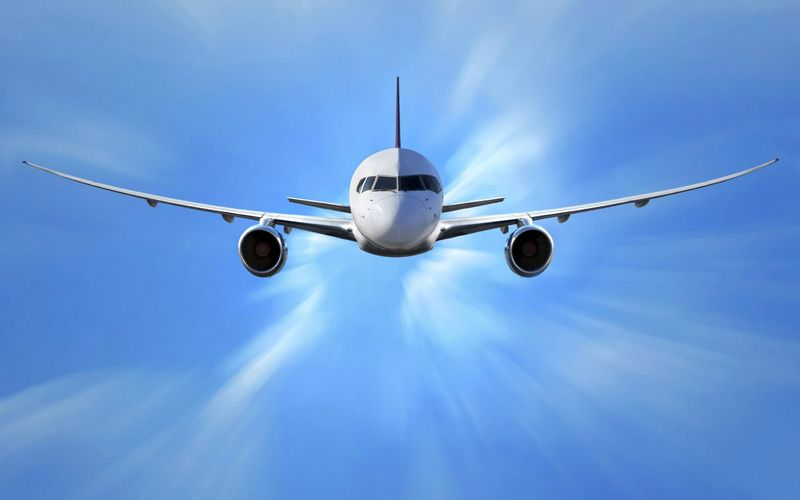
//> input picture Pictures/Start.jpg, 800 x 500 px
$ ./cvtest-mouse-merge   (built with g++ and OpenCV 4)
//> lines starting //> are read from the running program, lines starting //| are printed output that depends on the picture
#include <iostream>
#include <opencv.hpp>
#include <string>
#include <vector>

using namespace std;
using namespace cv;


int main()
{
	void onMouse(int event, int x, int y, int type, void *param);
	int cvAdd4cMat_q(cv::Mat &dst, cv::Mat &scr, double scale);
	Mat temp;
	Mat start = imread("Start.jpg");
//> start is the input picture: 500 rows x 800 cols, CV_8UC3; mean B, G, R 219.2, 157.3, 107.5
	Mat plane = imread("灰色飞机1.png", -1);//参数-1为读取四个通道
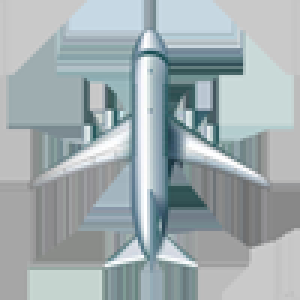
//> input picture Pictures/灰色飞机1.png, 100 x 100 px (shown 3 times larger)
//> plane is the input picture: 100 rows x 100 cols, CV_8UC4; mean B, G, R, A 176, 172.9, 161.6, 44
	Mat imageROI = start(cv::Rect(50, 50, plane.cols, plane.rows));//取底图需要合并的区域
	cvAdd4cMat_q(imageROI, plane, 1);

	namedWindow("game", WINDOW_NORMAL);
	cvResizeWindow("game", 800, 500);
	setMouseCallback("game", onMouse, (void*)&temp);//设置鼠标回调函数
	start.copyTo(temp);
	while (1)
	{
		imshow("game", temp);
		if (waitKey(10) == 27) break;
	}
	waitKey(0);
	return 0;
}

void onMouse(int event, int x, int y, int type, void *param)
{             // 事件   鼠标坐标  附加事件  接受参数
	Mat playing = imread("plane.jpg");
	switch (event)
	{
	case(EVENT_LBUTTONDOWN):
	{
		playing.copyTo(*(Mat*)param);
		break;
	}
	case(EVENT_MOUSEMOVE):
	{

		break;
	}
	}
}

int cvAdd4cMat_q(cv::Mat &dst, cv::Mat &scr, double scale)
{
//> called with scale = 1
	if (dst.channels() != 3 || scr.channels() != 4)
	{
		return true;
	}
	if (scale < 0.01)
		return false;
	std::vector<cv::Mat>scr_channels;
	std::vector<cv::Mat>dstt_channels;
	split(scr, scr_channels);
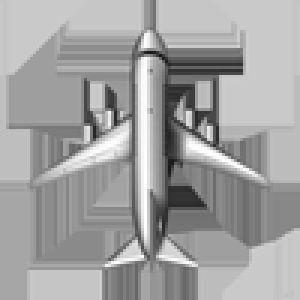
//> scr_channels[2]: 100 rows x 100 cols, CV_8UC1 (shown 3 times larger); min 24, max 255, mean 161.6
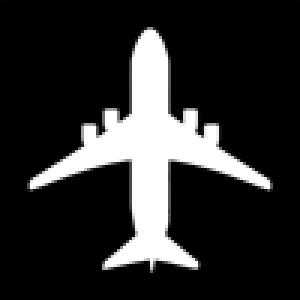
//> scr_channels[3]: 100 rows x 100 cols, CV_8UC1 (shown 3 times larger); min 0, max 255, mean 44
	split(dst, dstt_channels);
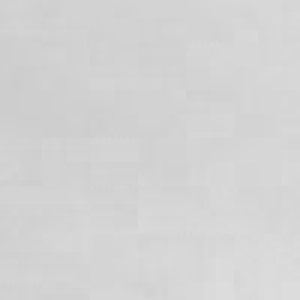
//> dstt_channels[0]: 100 rows x 100 cols, CV_8UC1 (shown 3 times larger); min 204, max 220, mean 211.4
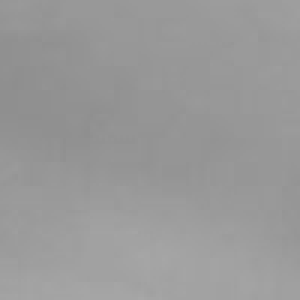
//> dstt_channels[1]: 100 rows x 100 cols, CV_8UC1 (shown 3 times larger); min 142, max 167, mean 153
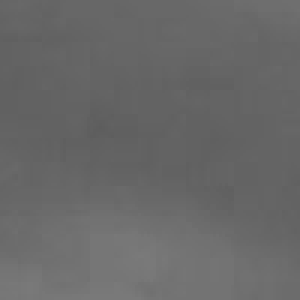
//> dstt_channels[2]: 100 rows x 100 cols, CV_8UC1 (shown 3 times larger); min 93, max 122, mean 104.3
	CV_Assert(scr_channels.size() == 4 && dstt_channels.size() == 3);
	cout << scr_channels[3] << endl;
//> (printed output is left out)
	if (scale < 1)
	{
		scr_channels[3] *= scale;
		scale = 1;
	}
	for (int i = 0; i < 3; i++)
	{
		dstt_channels[i] = dstt_channels[i].mul(255.0 / scale - scr_channels[3], scale / 255.0);
		dstt_channels[i] += scr_channels[i].mul(scr_channels[3], scale / 255.0);
	}
	merge(dstt_channels, dst);
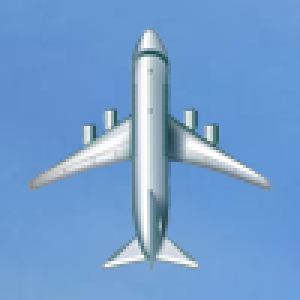
//> dst: 100 rows x 100 cols, CV_8UC3 (shown 3 times larger); mean B, G, R 206.9, 157.5, 114.5
//> the Esc key is pressed
	return true;
}
